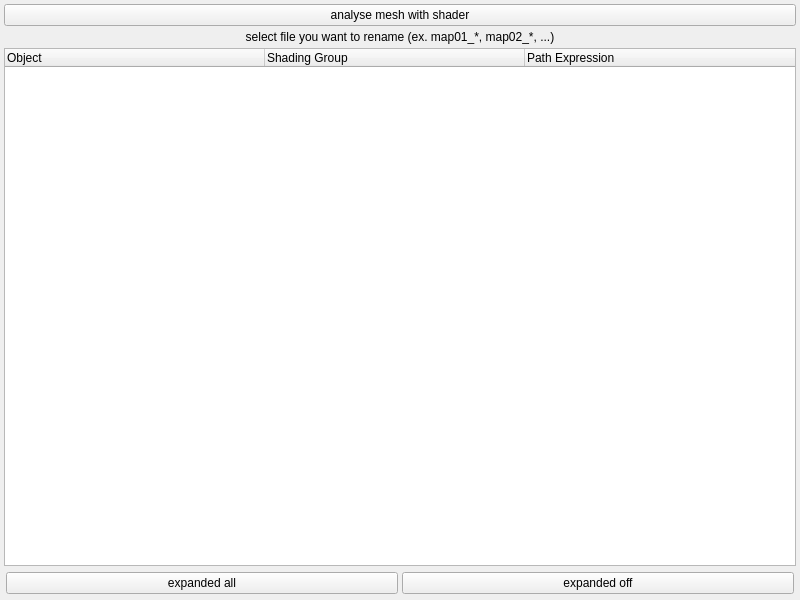
<?xml version="1.0" encoding="UTF-8"?>
<ui version="4.0">
 <class>main_widget</class>
 <widget class="QWidget" name="main_widget">
  <property name="geometry">
   <rect>
    <x>0</x>
    <y>0</y>
    <width>800</width>
    <height>600</height>
   </rect>
  </property>
  <property name="windowTitle">
   <string>Form</string>
  </property>
  <layout class="QVBoxLayout" name="verticalLayout">
   <property name="spacing">
    <number>4</number>
   </property>
   <property name="leftMargin">
    <number>4</number>
   </property>
   <property name="topMargin">
    <number>4</number>
   </property>
   <property name="rightMargin">
    <number>4</number>
   </property>
   <property name="bottomMargin">
    <number>4</number>
   </property>
   <item>
    <widget class="QPushButton" name="anlyse_PB">
     <property name="text">
      <string>analyse mesh with shader</string>
     </property>
    </widget>
   </item>
   <item>
    <widget class="QLabel" name="top_text_label">
     <property name="text">
      <string>select file you want to rename (ex. map01_*, map02_*, ...)</string>
     </property>
     <property name="alignment">
      <set>Qt::AlignCenter</set>
     </property>
    </widget>
   </item>
   <item>
    <widget class="QTreeWidget" name="texture_info_treeWidget">
     <property name="indentation">
      <number>20</number>
     </property>
     <property name="columnCount">
      <number>3</number>
     </property>
     <attribute name="headerVisible">
      <bool>true</bool>
     </attribute>
     <attribute name="headerCascadingSectionResizes">
      <bool>false</bool>
     </attribute>
     <attribute name="headerDefaultSectionSize">
      <number>260</number>
     </attribute>
     <attribute name="headerHighlightSections">
      <bool>false</bool>
     </attribute>
     <attribute name="headerMinimumSectionSize">
      <number>50</number>
     </attribute>
     <attribute name="headerShowSortIndicator" stdset="0">
      <bool>false</bool>
     </attribute>
     <column>
      <property name="text">
       <string notr="true">Object</string>
      </property>
     </column>
     <column>
      <property name="text">
       <string notr="true">Shading Group</string>
      </property>
     </column>
     <column>
      <property name="text">
       <string>Path Expression</string>
      </property>
     </column>
    </widget>
   </item>
   <item>
    <layout class="QHBoxLayout" name="horizontalLayout">
     <property name="spacing">
      <number>4</number>
     </property>
     <property name="leftMargin">
      <number>2</number>
     </property>
     <property name="topMargin">
      <number>2</number>
     </property>
     <property name="rightMargin">
      <number>2</number>
     </property>
     <property name="bottomMargin">
      <number>2</number>
     </property>
     <item>
      <widget class="QPushButton" name="expanded_all_PB">
       <property name="text">
        <string>expanded all</string>
       </property>
      </widget>
     </item>
     <item>
      <widget class="QPushButton" name="expanded_off_PB">
       <property name="text">
        <string>expanded off</string>
       </property>
      </widget>
     </item>
    </layout>
   </item>
  </layout>
 </widget>
 <resources/>
 <connections/>
</ui>
